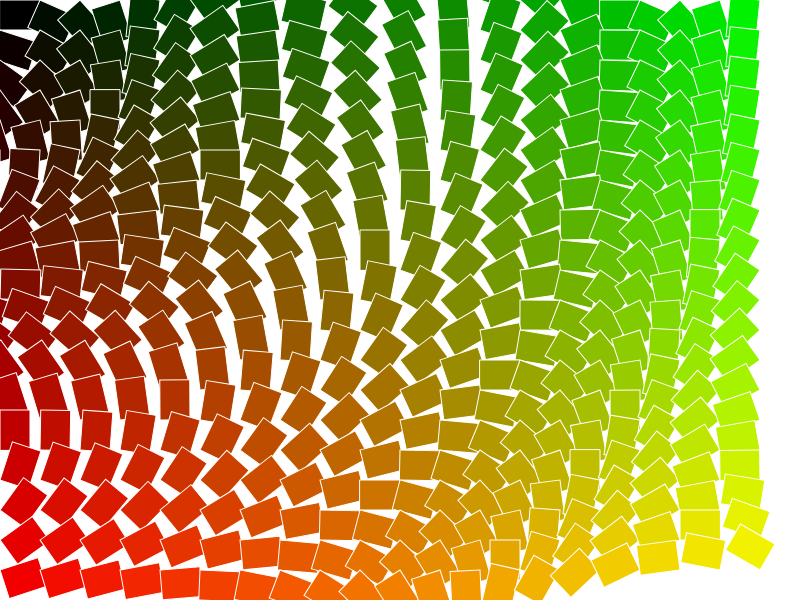
Frame 1 (no input)
Frame 60 (no input): identical to frame 1, image omitted
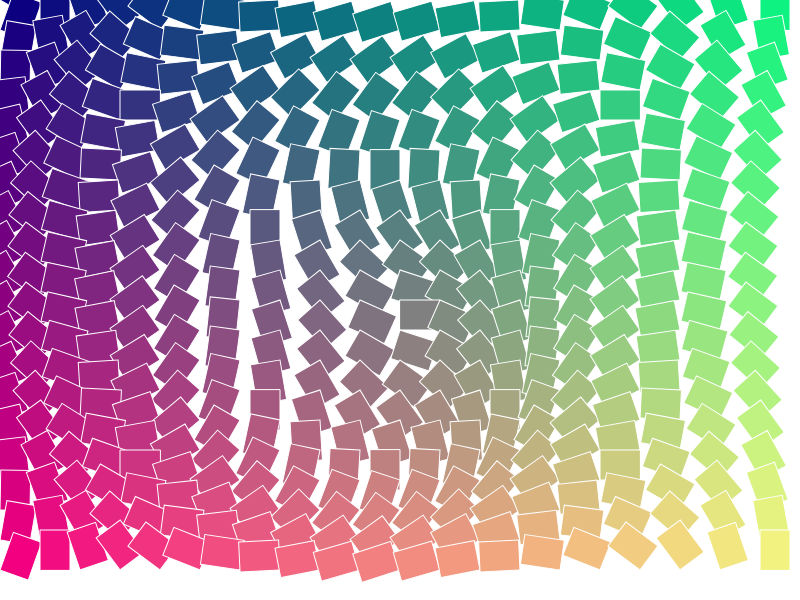
Frame 120 (the mouse pressed at the canvas centre since frame 60)

The p5.js sketch that drew these frames (run headless with seeded random() and noise() and a simulated clock; from frame 60 on, the mouse is pressed at the canvas centre):

// p5.js sketch
// ── sketch.js
/*

    Example Code: Interactive Gradient Array

*/


function setup(){

  createCanvas(800,600);
  stroke(255)

}

function draw(){
  background(255)

  let numCol = 20
  let numRow = 20
  let stepX = width / numCol // height of box 
  let stepY = height / numRow // width of box  

  for (var col = 0; col < numRow; col++){

    for (var row = 0; row < numCol; row++){
    
      fill(col/numCol*255,row/numRow*255,mouseX/width*255)   
      push()
      translate(row*stepX,col*stepY)
      rotate(dist(row*stepX,col*stepY,mouseX,mouseY)/600*TWO_PI) 
      rect(0,0,stepX,stepY) 
      pop()

    }

  }

}
